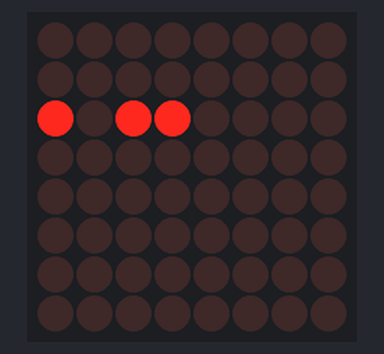
Bench run of a sketch on a simulated Arduino Uno, built with avr-gcc and run on an emulated ATmega328P. Parts: 8×8 LED matrix.

Above: at 0.1 s.
At 1.1 s:
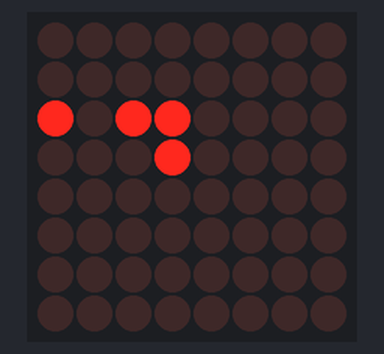
At 2.1 s:
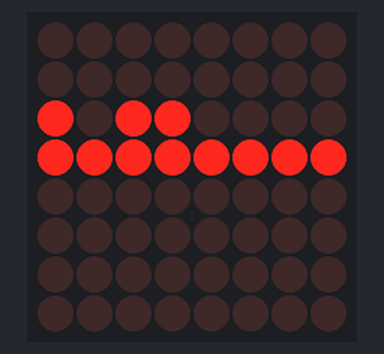
At 3.1 s:
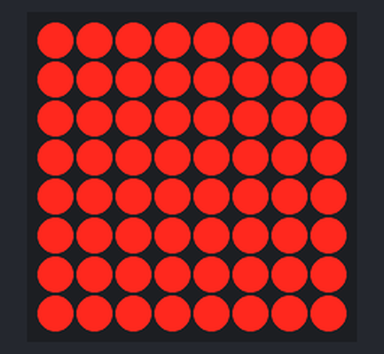

Measured:
- by itself, everything shown: repeats every 4.0 s, in 5 steps
- what the display in image 1 shows lasts 1.0 s, from 1.0 s to 2.0 s

The sketch:

LedcontrolfromNote.ino
```cpp
#include <LedControl.h>

int DIN = 12;

int CS = 11;

int CLK = 10;

LedControl lc = LedControl(DIN, CLK, CS, 1);

void setup() {
  // put your setup code here, to run once:
  lc.shutdown(0, false); //启动时,MAX72XX处于省电模式
  lc.setIntensity(0,8);
  lc.clearDisplay(0);

}

void loop() {
  // put your main code here, to run repeatedly:
  lc.setRow(0,2,B10110000);
  delay(1000);

  lc.setLed(0,3,3,HIGH);

  delay(1000);

  for (int j=0; j<8; j++)
  {
    lc.setLed(0,3,j,HIGH);
  }

  delay(1000);

  for(int i=0; i<8; i++)
  {
    for (int j=0; j<8; j++)
    {
      lc.setLed(0,i,j,HIGH);
    }

  }

  delay(1000);

  for(int i=0; i<8; i++)
  {
    for (int j=0; j<8; j++)
    {
      lc.setLed(0,i,j,LOW);
    }

  }

}
```
